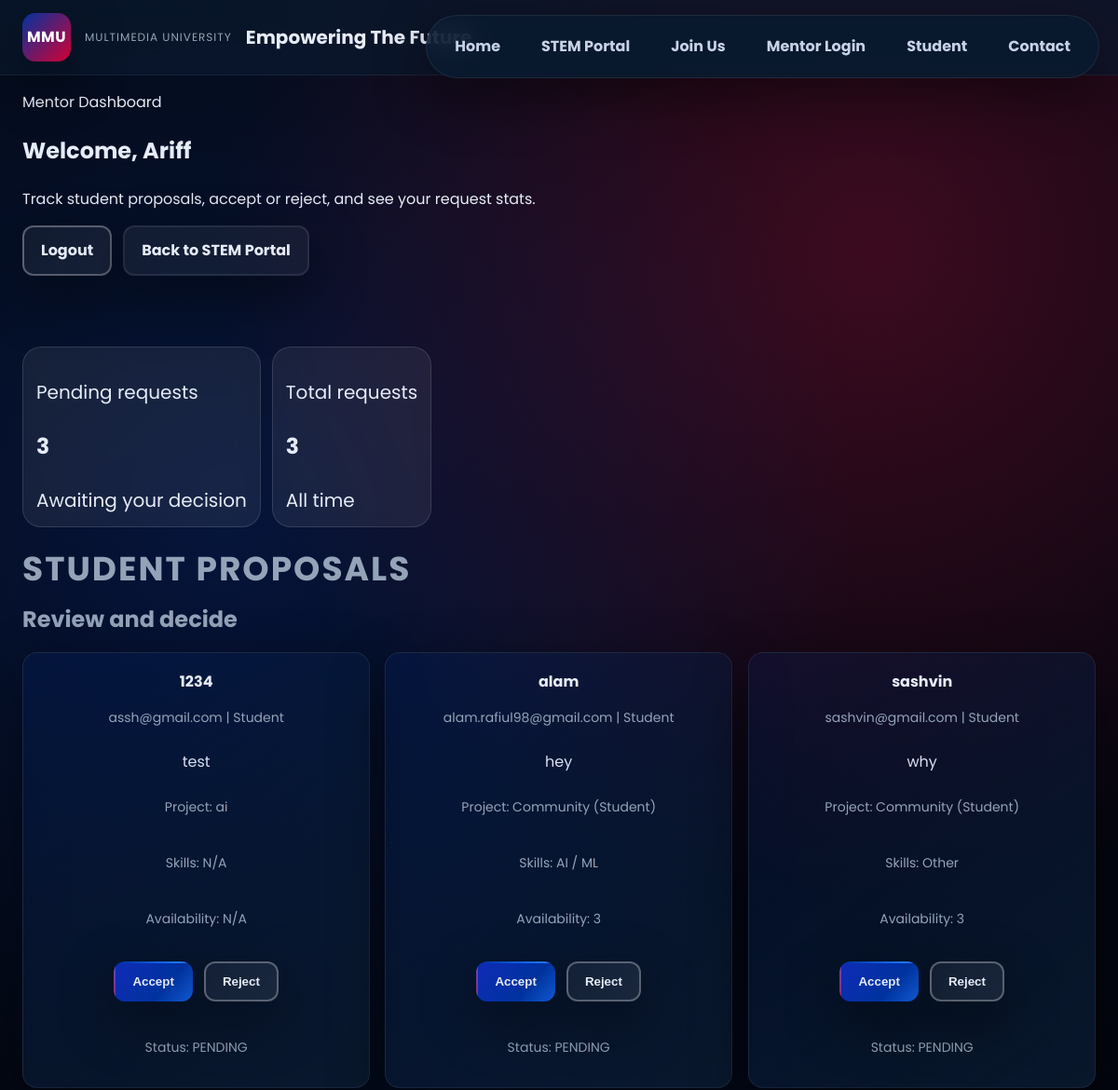
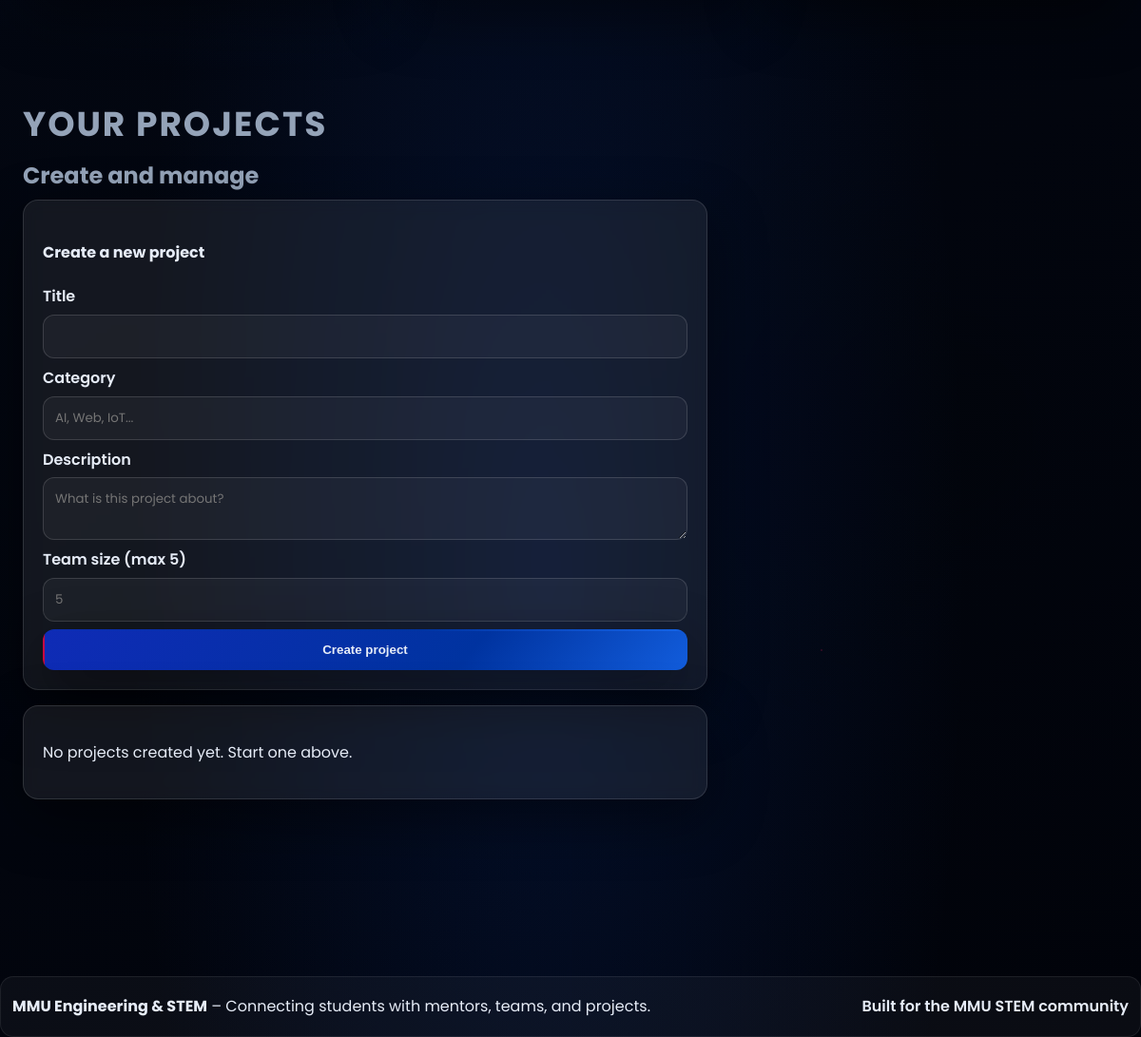
/mentor/dashboard (signed in), run on the app's committed database (2 pictures, top to bottom).
### app.py (models this page shows, shortened)
class Mentor(db.Model):
    __tablename__ = "mentors"
    id = db.Column(db.Integer, primary_key=True)
    name = db.Column(db.String(120), nullable=False)
    field = db.Column(db.String(120), nullable=False)
    description = db.Column(db.Text, nullable=False)
    research_area = db.Column(db.String(120), default="")
    photo = db.Column(db.String(500), default="")
    email = db.Column(db.String(200))
    access_code_hash = db.Column(db.String(255))
    status = db.Column(db.String(20), default="pending")  # pending/approved/rejected
    created_at = db.Column(db.DateTime, default=datetime.utcnow)
    workshop_title = db.Column(db.String(200), default="")
    workshop_description = db.Column(db.Text, default="")
    workshop_image = db.Column(db.String(500), default="")
    workshop_links = db.Column(db.Text, default="")
    requests = db.relationship("JoinRequest", back_populates="mentor", lazy="dynamic")

class JoinRequest(db.Model):
    __tablename__ = "requests"
    id = db.Column(db.Integer, primary_key=True)
    request_type = db.Column(db.String(20), nullable=False)
    status = db.Column(db.String(20), default="pending")
    mentor_id = db.Column(db.Integer, db.ForeignKey("mentors.id"))
    project_id = db.Column(db.Integer, db.ForeignKey("projects.id"))
    mentor_name = db.Column(db.String(200))
    project_title = db.Column(db.String(200))
    student_name = db.Column(db.String(200), nullable=False)
    email = db.Column(db.String(200), nullable=False)
    role = db.Column(db.String(120))
    faculty = db.Column(db.String(120))
    skills = db.Column(db.String(200))
    availability = db.Column(db.String(40))
    contact = db.Column(db.String(200))
    interest = db.Column(db.Text)
    intro = db.Column(db.Text)
    message = db.Column(db.Text)
    created_at = db.Column(db.DateTime, default=datetime.utcnow)
    mentor = db.relationship("Mentor", back_populates="requests")
    project = db.relationship("Project", back_populates="requests")

### app.py (the view)
    @app.route("/mentor/dashboard")
    def mentor_dashboard() -> Any:
        if not session.get("mentor_id"):
            return redirect(url_for("register_page"))
        mentor = Mentor.query.filter_by(id=session["mentor_id"]).first()
        if mentor is None:
            session.clear()
            return redirect(url_for("register_page"))
        if mentor.status != "approved":
            session.clear()
            return redirect(url_for("register_page"))
        requests_rows = (
            JoinRequest.query.filter_by(mentor_id=mentor.id)
            .order_by(JoinRequest.created_at.desc())
            .all()
        )
        mentor_projects = (
            Project.query.filter_by(mentor_id=mentor.id)
            .order_by(Project.created_at.desc())
            .all()
        )
        slot_map = project_slot_summary()
        project_members = {
            p.id: JoinRequest.query.filter(
                JoinRequest.project_id == p.id, JoinRequest.status == "accepted"
            ).all()
            for p in mentor_projects
        }
        return render_template(
            "mentor_dashboard.html",
            mentor=mentor,
            requests=requests_rows,
            projects=mentor_projects,
            project_members=project_members,
            project_slots=slot_map,
        )

### app.py (called while the page is built)
def project_slot_summary() -> Dict[int, Dict[str, int]]:
    rows = db.session.execute(
        text(
            "SELECT project_id, COUNT(*) as c FROM requests "
            "WHERE status = 'accepted' AND project_id IS NOT NULL GROUP BY project_id"
        )
    ).fetchall()
    return {int(row[0]): {"accepted": int(row[1])} for row in rows if row[0] is not None}

### templates/mentor_dashboard.html (shortened to what this page needs)
{% extends "base.html" %}
{% block content %}
<section class="page-header">
  <div>
    <p class="tag">Mentor Dashboard</p>
    <h2>Welcome, {{ mentor.name }}</h2>
    <p class="lede">Track student proposals, accept or reject, and see your request stats.</p>
  </div>
  <div class="hero-actions">
    <a class="cta-button outline" href="{{ url_for('mentor_logout') }}">Logout</a>
    <a class="cta-button" href="{{ url_for('stem_page') }}">Back to STEM Portal</a>
  </div>
</section>
<section class="section">
  <div class="stats" style="margin-bottom: 16px;">
    <div class="stat-card glass">
      <p class="label">Pending requests</p>
      <h3>{{ requests|selectattr("status", "equalto", "pending")|list|length }}</h3>
      <span class="muted">Awaiting your decision</span>
    </div>
    <div class="stat-card glass">
      <p class="label">Total requests</p>
      <h3>{{ requests|length }}</h3>
      <span class="muted">All time</span>
    </div>
  </div>
  <div class="section-heading">
    <p class="tag">Student proposals</p>
    <h2>Review and decide</h2>
  </div>
  <div class="mentor-grid">
    {% for req in requests %}
    <article class="mentor-card tilt-card" style="opacity: 1;">
      <div class="mentor-info">
        <h4>{{ req.student_name }}</h4>
        <p class="mentor-meta">{{ req.email }} | {{ req.role or "Student" }}</p>
      </div>
      <p class="mentor-desc">
        {{ req.message or req.intro or req.interest or req.project_title or "No description provided." }}
      </p>
      <p class="mentor-meta">Project: {{ req.project_title or req.interest or "Proposal" }}</p>
      <p class="mentor-meta">Skills: {{ req.skills or "N/A" }}</p>
      <p class="mentor-meta">Availability: {{ req.availability or "N/A" }}</p>
      <div class="hero-actions" style="margin-top: 10px;">
        <form method="post" action="{{ url_for('mentor_decision', req_id=req.id) }}" style="display: inline;">
          <button class="cta-button primary" type="submit" {% if req.status == "accepted" %}disabled{% endif %}>Accept</button>
        </form>
        <form method="post" action="{{ url_for('mentor_decision', req_id=req.id) }}" style="display: inline;">
          <button class="cta-button outline" type="submit" {% if req.status == "rejected" %}disabled{% endif %}>Reject</button>
        </form>
      </div>
      <p class="mentor-meta">Status: {{ req.status|upper }}</p>
    </article>
    {% endfor %}
  </div>
</section>
<section class="section">
  <div class="section-heading">
    <p class="tag">Your projects</p>
    <h2>Create and manage</h2>
  </div>
  <div class="join-card glass" style="margin-bottom: 16px;">
    <h4>Create a new project</h4>
    <form method="post" action="{{ url_for('mentor_project_create') }}" class="join-form" style="gap: 8px;">
      <div class="form-group">
        <label>Title</label>
        <input type="text" name="title" required>
      </div>
      <div class="form-group">
        <label>Category</label>
        <input type="text" name="category" placeholder="AI, Web, IoT...">
      </div>
      <div class="form-group">
        <label>Description</label>
        <textarea name="description" rows="2" placeholder="What is this project about?"></textarea>
      </div>
      <div class="form-group">
        <label>Team size (max 5)</label>
        <input type="number" name="team_size" min="1" max="5" placeholder="5">
      </div>
      <button class="cta-button primary" type="submit">Create project</button>
    </form>
  </div>
  {% if projects %}
  <div class="mentor-grid">
    {% for project in projects %}
    {% set counts = project_slots.get(project.id, {"accepted": 0}) %}
    {% set accepted = counts["accepted"] %}
    {% set capacity = project.team_size or 5 %}
    {% set available = capacity - accepted %}
    <article class="mentor-card tilt-card" style="opacity: 1;">
      <div class="mentor-info">
        <h4>{{ project.title }}</h4>
        <p class="mentor-meta">{{ project.category or "Project" }}</p>
      </div>
      <p class="mentor-desc">{{ project.description }}</p>
      <p class="mentor-meta">Slots: {{ accepted }} / {{ capacity }} {% if available <= 0 %}(Full){% endif %}</p>
      <form method="post" action="{{ url_for('mentor_project_delete', project_id=project.id) }}" style="margin-top: 8px;">
        <button class="cta-button outline" type="submit">Delete project</button>
      </form>
      <div class="mentor-meta" style="margin-top: 8px;">Team members</div>
      {% set members = project_members.get(project.id) %}
      {% if members %}
        {% for member in members %}
          <div class="card" style="padding: 8px; margin-top: 6px;">
            <strong>{{ member.student_name }}</strong> <span class="mentor-meta">{{ member.email }}</span>
            <p class="mentor-meta">{{ member.role or "Student" }} | {{ member.skills or "Skills N/A" }}</p>
            <form method="post" action="{{ url_for('mentor_project_remove_member', project_id=project.id) }}" style="margin-top: 6px;">
              <input type="hidden" name="request_id" value="{{ member.id }}">
              <button class="cta-button outline" type="submit">Remove from team</button>
            </form>
          </div>
        {% endfor %}
      {% else %}
        <p class="muted">No accepted members yet.</p>
      {% endif %}
    </article>
    {% endfor %}
  </div>
  {% else %}
    <div class="join-card glass">
      <p class="muted">No projects created yet. Start one above.</p>
    </div>
  {% endif %}
</section>
{% endblock %}

### data on the page
Mentor: name "Ariff"
JoinRequest: student_name "1234", email "assh@gmail.com", role "Student", message "test", project_title+interest "ai", skills "N/A", availability "N/A", status "PENDING"
JoinRequest: student_name "alam", email "alam.rafiul98@gmail.com", role "Student", message+intro "hey", project_title "Community (Student)", skills "AI / ML", availability "3", status "PENDING"
JoinRequest: student_name "sashvin", email "sashvin@gmail.com", role "Student", message+intro "why", project_title "Community (Student)", skills "Other", availability "3", status "PENDING"

### other printed values
{{ requests|selectattr("status", "equalto", "pending")|list|length }} "3"
{{ requests|length }} "3"
